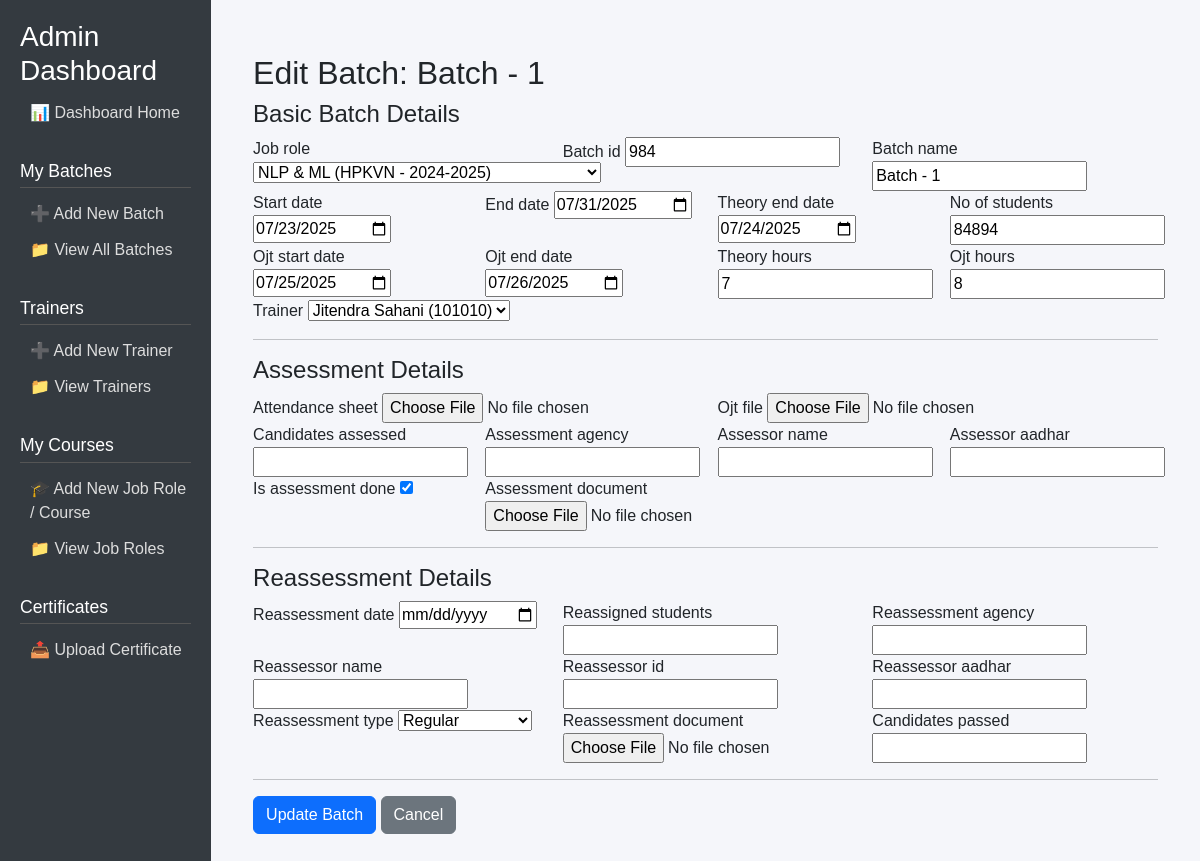
The app's page /batches/edit/1/ with its own data.
### core/models.py (models this page shows, shortened)
class Batch(models.Model):
    job_role = models.ForeignKey(JobRole, on_delete=models.CASCADE)
    batch_id = models.CharField(max_length=20, unique=True)
    batch_name = models.CharField(max_length=50)
    start_date = models.DateField()
    end_date = models.DateField()
    theory_end_date = models.DateField()
    ojt_start_date = models.DateField()
    ojt_end_date = models.DateField()
    theory_hours = models.IntegerField(default=7)
    ojt_hours = models.IntegerField(default=8)
    trainer = models.ForeignKey(Trainer, on_delete=models.SET_NULL, null=True)
    no_of_students = models.IntegerField()
    attendance_sheet = models.FileField(upload_to='attendance/', null=True, blank=True)
    ojt_file = models.FileField(upload_to='ojt_files/', null=True, blank=True)
    candidates_assessed = models.IntegerField(null=True, blank=True)
    assessment_agency = models.CharField(max_length=100, null=True, blank=True)
    assessor_name = models.CharField(max_length=100, null=True, blank=True)
    assessor_aadhar = models.CharField(max_length=12, null=True, blank=True)
    is_assessment_done = models.BooleanField(default=False)
    assessment_document = models.FileField(upload_to='assessment_docs/', null=True, blank=True)
    reassessment_date = models.DateField(null=True, blank=True)
    reassigned_students = models.IntegerField(null=True, blank=True)
    reassessment_agency = models.CharField(max_length=100, null=True, blank=True)
    reassessor_name = models.CharField(max_length=100, null=True, blank=True)
    reassessor_id = models.CharField(max_length=20, null=True, blank=True)
    reassessor_aadhar = models.CharField(max_length=12, null=True, blank=True)
    reassessment_type = models.CharField(max_length=30, choices=[('Regular', 'Regular'), ('Re-assessment', 'Re-assessment')], null=True, blank=True)
    reassessment_document = models.FileField(upload_to='reassessment_docs/', null=True, blank=True)
    candidates_passed = models.IntegerField(null=True, blank=True)

class Trainer(models.Model):
    name = models.CharField(max_length=100)
    trainer_id = models.CharField(max_length=50, unique=True)
    def __str__(self):
        return f"{self.name} ({self.trainer_id})"

### core/views.py (the view)
# urls.py: path('batches/edit/<int:pk>/', views.edit_batch, name='edit_batch'),   # ✅ Edit Batch
def edit_batch(request, pk):
    batch = get_object_or_404(Batch, pk=pk)
    if request.method == 'POST':
        form = BatchForm(request.POST, instance=batch)
        if form.is_valid():
            form.save()
            return redirect('list_batches')
    else:
        form = BatchForm(instance=batch)
    return render(request, 'core/edit_batch.html', {'form': form})

### core/forms.py
class BatchForm(forms.ModelForm):
    class Meta:
        model = Batch
        fields = '__all__'
        widgets = {
            'start_date': forms.DateInput(attrs={'type': 'date'}),
            'end_date': forms.DateInput(attrs={'type': 'date'}),
            'theory_end_date': forms.DateInput(attrs={'type': 'date'}),
            'ojt_start_date': forms.DateInput(attrs={'type': 'date'}),
            'ojt_end_date': forms.DateInput(attrs={'type': 'date'}),
            'reassessment_date': forms.DateInput(attrs={'type': 'date'}),
        }

### core/models.py (called while the page is built)
    def __str__(self):
        return self.name

    def __str__(self):
        return self.name

    def __str__(self):
        return f"{self.name} ({self.scheme} - {self.session})"

### core/templates/core/edit_batch.html (shortened to what this page needs)
{% extends 'core/base.html' %}
{% block content %}
<div class="container mt-4">
    <h2>Edit Batch: {{ form.instance.batch_name }}</h2>
    <form method="POST" enctype="multipart/form-data">
        <h4>Basic Batch Details</h4>
        <div class="row">
            <div class="col-md-4">{{ form.job_role.label }} {{ form.job_role }}</div>
            <div class="col-md-4">{{ form.batch_id.label }} {{ form.batch_id }}</div>
            <div class="col-md-4">{{ form.batch_name.label }} {{ form.batch_name }}</div>
        </div>
        <div class="row">
            <div class="col-md-3">{{ form.start_date.label }} {{ form.start_date }}</div>
            <div class="col-md-3">{{ form.end_date.label }} {{ form.end_date }}</div>
            <div class="col-md-3">{{ form.theory_end_date.label }} {{ form.theory_end_date }}</div>
            <div class="col-md-3">{{ form.no_of_students.label }} {{ form.no_of_students }}</div>
        </div>
        <div class="row">
            <div class="col-md-3">{{ form.ojt_start_date.label }} {{ form.ojt_start_date }}</div>
            <div class="col-md-3">{{ form.ojt_end_date.label }} {{ form.ojt_end_date }}</div>
            <div class="col-md-3">{{ form.theory_hours.label }} {{ form.theory_hours }}</div>
            <div class="col-md-3">{{ form.ojt_hours.label }} {{ form.ojt_hours }}</div>
        </div>
        <div class="row">
            <div class="col-md-6">{{ form.trainer.label }} {{ form.trainer }}</div>
        </div>
        <hr>
        <h4>Assessment Details</h4>
        <div class="row">
            <div class="col-md-6">
                {{ form.attendance_sheet.label }}
                {{ form.attendance_sheet }}
            </div>
            <div class="col-md-6">
                {{ form.ojt_file.label }}
                {{ form.ojt_file }}
            </div>
        </div>
        <div class="row">
            <div class="col-md-3">{{ form.candidates_assessed.label }} {{ form.candidates_assessed }}</div>
            <div class="col-md-3">{{ form.assessment_agency.label }} {{ form.assessment_agency }}</div>
            <div class="col-md-3">{{ form.assessor_name.label }} {{ form.assessor_name }}</div>
            <div class="col-md-3">{{ form.assessor_aadhar.label }} {{ form.assessor_aadhar }}</div>
        </div>
        <div class="row">
            <div class="col-md-3">{{ form.is_assessment_done.label }} {{ form.is_assessment_done }}</div>
            <div class="col-md-6">
                {{ form.assessment_document.label }}
                {{ form.assessment_document }}
            </div>
        </div>
        <hr>
        <h4>Reassessment Details</h4>
        <div class="row">
            <div class="col-md-4">{{ form.reassessment_date.label }} {{ form.reassessment_date }}</div>
            <div class="col-md-4">{{ form.reassigned_students.label }} {{ form.reassigned_students }}</div>
            <div class="col-md-4">{{ form.reassessment_agency.label }} {{ form.reassessment_agency }}</div>
        </div>
        <div class="row">
            <div class="col-md-4">{{ form.reassessor_name.label }} {{ form.reassessor_name }}</div>
            <div class="col-md-4">{{ form.reassessor_id.label }} {{ form.reassessor_id }}</div>
            <div class="col-md-4">{{ form.reassessor_aadhar.label }} {{ form.reassessor_aadhar }}</div>
        </div>
        <div class="row">
            <div class="col-md-4">{{ form.reassessment_type.label }} {{ form.reassessment_type }}</div>
            <div class="col-md-4">
                {{ form.reassessment_document.label }}
                {{ form.reassessment_document }}
            </div>
            <div class="col-md-4">{{ form.candidates_passed.label }} {{ form.candidates_passed }}</div>
        </div>
        <hr>
        <div class="form-group mt-3">
            <button type="submit" class="btn btn-primary">Update Batch</button>
            <a href="{% url 'list_batches' %}" class="btn btn-secondary">Cancel</a>
        </div>
    </form>
</div>
{% endblock %}

### core/templates/core/base.html (shortened to what this page needs)
<!DOCTYPE html>
<html lang="en">
<head>
    <link href="https://cdn.jsdelivr.net/npm/bootstrap@5.3.3/dist/css/bootstrap.min.css" rel="stylesheet">
</head>
<body>
    <div class="sidebar">
        <h3>Admin Dashboard</h3>
        <a href="{% url 'dashboard' %}">📊 Dashboard Home</a>
        <h4>My Batches</h4>
        <a href="{% url 'create_batch' %}">➕ Add New Batch</a>
        <a href="{% url 'list_batches' %}">📁 View All Batches</a>
        <h4>Trainers</h4>
        <a href="{% url 'add_trainer' %}">➕ Add New Trainer</a>
        <a href="{% url 'list_trainers' %}">📁 View Trainers</a>
        <h4>My Courses</h4>
        <a href="{% url 'add_jobrole' %}">🎓 Add New Job Role / Course</a>
        <a href="{% url 'list_jobroles' %}">📁 View Job Roles</a>
        <h4>Certificates</h4>
        <a href="{% url 'upload_certificate_admin' %}">📤 Upload Certificate</a>
    </div>
    <div class="content">
        {% block content %}{% endblock %}
    </div>
</body>
</html>

### core/templates/core/base.html (style rules this page uses)
body { display: flex; min-height: 100vh; font-family: Arial, sans-serif; }
.sidebar { width: 250px; background-color: #343a40; padding: 20px; color: #fff; }
.sidebar h4 { margin-top: 30px; font-size: 1.1rem; border-bottom: 1px solid #555; padding-bottom: 5px; }
.sidebar a { display: block; color: #ddd; text-decoration: none; padding: 6px 0; margin-left: 10px; }
.content { flex-grow: 1; padding: 30px; background-color: #f5f6fa; }

### records on screen
Batch: instance.batch_name "Batch - 1", job_role "NLP & ML (HPKVN - 2024-2025)", batch_id "984", batch_name "Batch - 1", start_date "07/23/2025", end_date "07/31/2025", theory_end_date "07/24/2025", no_of_students "84894", ojt_start_date "07/25/2025", ojt_end_date "07/26/2025", theory_hours "7", ojt_hours "8", is_assessment_done "☑", reassessment_type "Regular"
Trainer: trainer "Jitendra Sahani (101010)"
